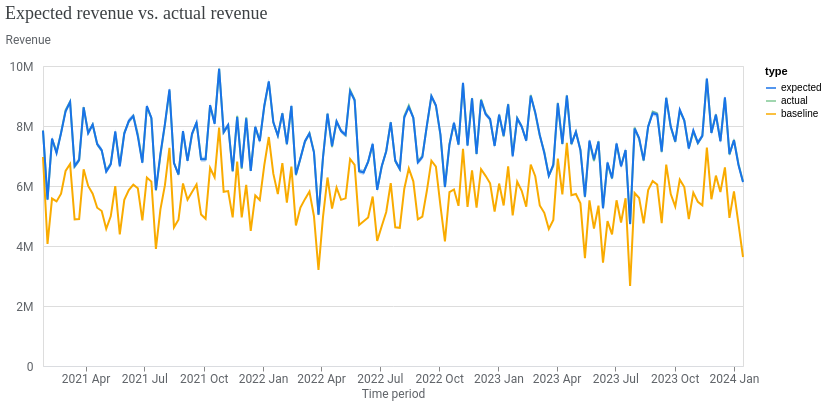

Notebook code for this chart:
### Code cell
model_fit = visualizer.ModelFit(mmm)
model_fit.plot_model_fit()

### Figure 1 — Vega-Lite specification as saved in the notebook (floating-point values rounded to 4 significant figures; data arrays with more than 128 entries replaced by an {"elided": "..."} marker saying what was removed)
{"config": {"view": {"continuousWidth": 300, "continuousHeight": 300}, "axis": {"labelColor": "#5F6368", "labelFont": "Roboto", "labelFontSize": 12, "titleColor": "#5F6368", "titleFont": "Roboto", "titleFontSize": 12, "titleFontWeight": "normal"}}, "layer": [{"mark": {"type": "line"}, "encoding": {"color": {"field": "type", "scale": {"domain": ["expected", "actual", "baseline"], "range": ["#1A73E8", "#81C995", "#F9AB00"]}, "type": "nominal"}, "x": {"axis": {"domainColor": "#DADCE0", "format": "%Y %b", "grid": false, "tickCount": 8}, "field": "time", "title": "Time period", "type": "temporal"}, "y": {"axis": {"domain": false, "labelExpr": "replace(format(datum.value, '.3~s'), 'G', 'B')", "labelPadding": 10, "tickCount": 5, "ticks": false, "titleAlign": "left", "titleAngle": 0, "titleY": -20}, "field": "mean", "title": "Revenue", "type": "quantitative"}}}, {"mark": {"type": "area", "opacity": 0.3}, "encoding": {"color": {"field": "type", "legend": null, "scale": {"domain": ["expected"], "range": ["#1A73E8"]}, "type": "nominal"}, "x": {"field": "time", "type": "temporal"}, "y": {"field": "ci_hi", "type": "quantitative"}, "y2": {"field": "ci_lo"}}}], "data": {"name": "data-59bd81adf4ca1066402393808ed122cd"}, "resolve": {"scale": {"color": "independent"}}, "title": {"text": "Expected revenue vs. actual revenue", "anchor": "start", "color": "#3C4043", "font": "Google Sans Display", "fontSize": 18, "fontWeight": "normal", "offset": 10}, "width": 700, "$schema": "https://vega.github.io/schema/vega-lite/v5.20.1.json", "datasets": {"data-59bd81adf4ca1066402393808ed122cd": {"elided": "468 records"}}}
